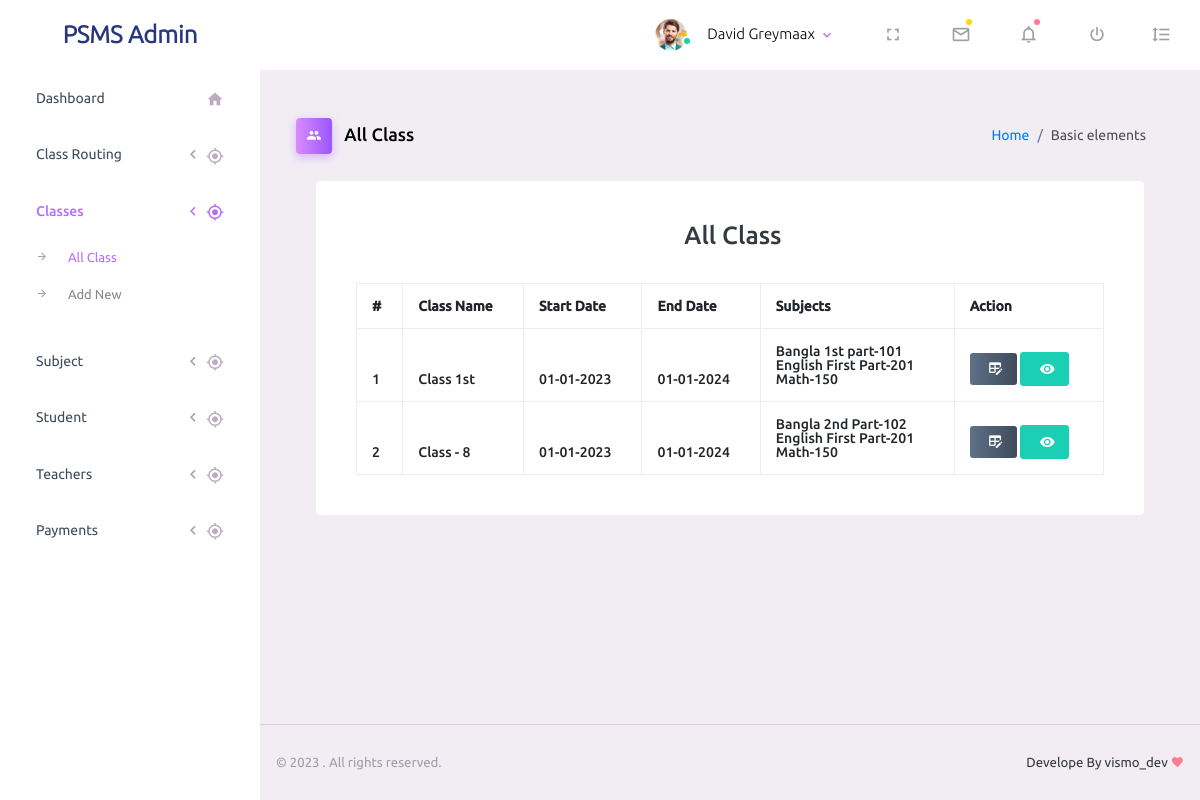
The app's page /class_all.php (signed in) with its own data.
### tables this page shows
CREATE TABLE `class` (
  `id` int(11) NOT NULL,
  `class_name` varchar(255) NOT NULL,
  `start_date` date NOT NULL,
  `end_date` date NOT NULL,
  `subjects` varchar(255) NOT NULL,
  `created_at` timestamp NOT NULL DEFAULT current_timestamp()
);

CREATE TABLE `subject` (
  `id` int(11) NOT NULL,
  `name` varchar(255) NOT NULL,
  `code` varchar(100) NOT NULL,
  `type` varchar(200) NOT NULL,
  `created_at` timestamp NOT NULL DEFAULT current_timestamp()
);

### confige.php (called while the page is built, shortened)
<?php
    $servername = "localhost";
    $db_name = "PSMS";
    $username = "root";
    $password = "";
    try {
        $pdo = new PDO("mysql:host=$servername;dbname=$db_name", $username, $password);
        $pdo->setAttribute(PDO::ATTR_ERRMODE, PDO::ERRMODE_EXCEPTION);
    }
    catch(PDOException $e) {
        echo "Connection failed: " . $e->getMessage();
    }
    function getSubjectName($id){
        global $pdo;
        $stm = $pdo->prepare("SELECT name,code FROM subject WHERE id=?");
        $stm->execute(array($id));
        $result = $stm->fetchAll(PDO::FETCH_ASSOC);
        return $result[0]['name']."-".$result[0]['code'];
    }
?>

### class_all.php (the view)
<?php require_once('header.php'); ?>
    <div class="page-header">
        <h3 class="page-title">
            <span class="page-title-icon bg-gradient-primary text-white mr-2">
            <i class="mdi mdi-account-multiple"></i>
            </span>
            All Class
        </h3>
        <nav aria-label="breadcrumb">
            <ol class="breadcrumb">
                <li class="breadcrumb-item"><a href="index.php">Home</a></li>
                <li class="breadcrumb-item active" aria-current="page">Basic elements</li>
            </ol>
        </nav>
    </div>
    <div class="col-md-12 grid-margin stretch-card">
        <div class="card">
            <div class="card-body">
            <div class="form-group row">
                <div class="col-sm-7 ml-auto">
                    <h3>All Class</h3>
                </div>
            </div>
                <table class="table table-bordered">
                    <thead>
                        <tr>
                            <th><b>#</b></th>
                            <th><b>Class Name</b></th>
                            <th><b>Start Date</b></th>
                            <th><b>End Date</b></th>
                            <th><b>Subjects</b></th>
                            <th><b>Action</b></th>
                        </tr>
                    </thead>
                    <thead>
                    <?php
                        $stm = $pdo->prepare("SELECT * FROM class");
                        $stm->execute();
                        $classList = $stm->fetchAll(PDO::FETCH_ASSOC);
                        $i=1;
                        foreach($classList as $class):
                    ?>
                        <tr>
                            <th><?php echo $i; $i++;?></th>
                            <th><?php echo $class['class_name'];?></th>
                            <th><?php echo date('d-m-Y',strtotime($class['start_date']));?></th>
                            <th><?php echo date('d-m-Y',strtotime($class['end_date']));?></th>
                            <th><?php
                                $subject_list = json_decode($class['subjects']);
                                foreach($subject_list as $new_subject){
                                    echo getSubjectName($new_subject)."<br>";
                                }
                            ?></th>
                            <th>
                                <a href="class_edit.php?id=<?php echo $class['id'] ?>" class="btn btn-sm btn-gradient-dark"><i class="mdi mdi-table-edit"></i></a>
                                <a href="class_view.php?id=<?php echo $class['id'] ?>" class="btn btn-sm btn-success"><i class="mdi mdi-eye"></i></a>
                            </th>
                        </tr>
                    <?php endforeach;?>
                    </thead>
                </table>
            </div>
        </div>
    </div>
<?php require_once('footer.php'); ?>

### header.php (shortened to what this page needs)
<?php
  require_once('confige.php');
?>
<!DOCTYPE html>
<html lang="en">
<head>
  <link rel="stylesheet" href="vendors/iconfonts/mdi/css/materialdesignicons.min.css">
  <link rel="stylesheet" href="vendors/css/vendor.bundle.base.css">
  <link rel="stylesheet" href="css/style.css">
</head>
<body>
  <div class="container-scroller">
    <nav class="navbar default-layout-navbar col-lg-12 col-12 p-0 fixed-top d-flex flex-row">
      <div class="text-center navbar-brand-wrapper d-flex align-items-center justify-content-center">
        <a class="navbar-brand brand-logo" href="index.php"><b>PSMS Admin</b></a>
      </div>
      <div class="navbar-menu-wrapper d-flex align-items-stretch">
        <ul class="navbar-nav navbar-nav-right">
          <li class="nav-item nav-profile dropdown">
            <a class="nav-link dropdown-toggle" id="profileDropdown" href="#" data-toggle="dropdown" aria-expanded="false">
              <div class="nav-profile-img">
                <img src="images/faces/face1.jpg" alt="image">
                <span class="availability-status online"></span>
              </div>
              <div class="nav-profile-text">
                <p class="mb-1 text-black">David Greymaax</p>
              </div>
            </a>
          </li>
          <li class="nav-item d-none d-lg-block full-screen-link">
            <a class="nav-link">
              <i class="mdi mdi-fullscreen" id="fullscreen-button"></i>
            </a>
          </li>
          <li class="nav-item dropdown">
            <a class="nav-link count-indicator dropdown-toggle" id="messageDropdown" href="#" data-toggle="dropdown" aria-expanded="false">
              <i class="mdi mdi-email-outline"></i>
              <span class="count-symbol bg-warning"></span>
            </a>
          </li>
          <li class="nav-item dropdown">
            <a class="nav-link count-indicator dropdown-toggle" id="notificationDropdown" href="#" data-toggle="dropdown">
              <i class="mdi mdi-bell-outline"></i>
              <span class="count-symbol bg-danger"></span>
            </a>
          </li>
          <li class="nav-item nav-logout d-none d-lg-block">
            <a class="nav-link" href="logout.php">
              <i class="mdi mdi-power"></i>
            </a>
          </li>
          <li class="nav-item nav-settings d-none d-lg-block">
            <a class="nav-link" href="#">
              <i class="mdi mdi-format-line-spacing"></i>
            </a>
          </li>
        </ul>
      </div>
    </nav>
    <div class="container-fluid page-body-wrapper">
      <nav class="sidebar sidebar-offcanvas" id="sidebar">
        <ul class="nav">
          <li class="nav-item">
            <a class="nav-link" href="index.php">
              <span class="menu-title">Dashboard</span>
              <i class="mdi mdi-home menu-icon"></i>
            </a>
          </li>
          <li class="nav-item">
            <a class="nav-link" data-toggle="collapse" href="#ui-5" aria-expanded="false" aria-controls="ui-5">
              <span class="menu-title">Class Routing</span>
              <i class="menu-arrow"></i>
              <i class="mdi mdi-crosshairs-gps menu-icon"></i>
            </a>
          </li>
          <li class="nav-item">
            <a class="nav-link" data-toggle="collapse" href="#ui-6" aria-expanded="false" aria-controls="ui-6">
              <span class="menu-title">Classes</span>
              <i class="menu-arrow"></i>
              <i class="mdi mdi-crosshairs-gps menu-icon"></i>
            </a>
            <div class="collapse" id="ui-6">
              <ul class="nav flex-column sub-menu">
                <li class="nav-item"> <a class="nav-link" href="class_all.php">All Class</a></li>
                <li class="nav-item"> <a class="nav-link" href="class_add_new.php">Add New</a></li>
              </ul>
            </div>
          </li>
          <li class="nav-item">
            <a class="nav-link" data-toggle="collapse" href="#ui-4" aria-expanded="false" aria-controls="ui-4">
              <span class="menu-title">Subject</span>
              <i class="menu-arrow"></i>
              <i class="mdi mdi-crosshairs-gps menu-icon"></i>
            </a>
          </li>
          <li class="nav-item">
            <a class="nav-link" data-toggle="collapse" href="#ui-basic" aria-expanded="false" aria-controls="ui-basic">
              <span class="menu-title">Student</span>
              <i class="menu-arrow"></i>
              <i class="mdi mdi-crosshairs-gps menu-icon"></i>
            </a>
          </li>
          <li class="nav-item">
            <a class="nav-link" data-toggle="collapse" href="#ui-2" aria-expanded="false" aria-controls="ui-2">
              <span class="menu-title">Teachers</span>
              <i class="menu-arrow"></i>
              <i class="mdi mdi-crosshairs-gps menu-icon"></i>
            </a>
          </li>
          <li class="nav-item">
            <a class="nav-link" data-toggle="collapse" href="#ui-3" aria-expanded="false" aria-controls="ui-3">
              <span class="menu-title">Payments</span>
              <i class="menu-arrow"></i>
              <i class="mdi mdi-crosshairs-gps menu-icon"></i>
            </a>
          </li>
        </ul>
      </nav>
      <div class="main-panel">
        <div class="content-wrapper">

### footer.php (shortened to what this page needs)
        </div>
        <footer class="footer">
          <div class="d-sm-flex justify-content-center justify-content-sm-between">
            <span class="text-muted text-center text-sm-left d-block d-sm-inline-block">© <?php echo date('Y');?> </a>. All rights reserved.</span>
            <span class="float-none float-sm-right d-block mt-1 mt-sm-0 text-center">Develope By vismo_dev <i class="mdi mdi-heart text-danger"></i></span>
          </div>
        </footer>
      </div>
    </div>
  </div>
</body>
</html>

### records on screen
class: class_name "Class 1st", start_date "01-01-2023", end_date "01-01-2024", subjects.code "Bangla 1st part-101", subjects.code "English First Part-201", subjects.code "Math-150"
class: class_name "Class - 8", start_date "01-01-2023", end_date "01-01-2024", subjects.code "Bangla 2nd Part-102", subjects.code "English First Part-201", subjects.code "Math-150"
